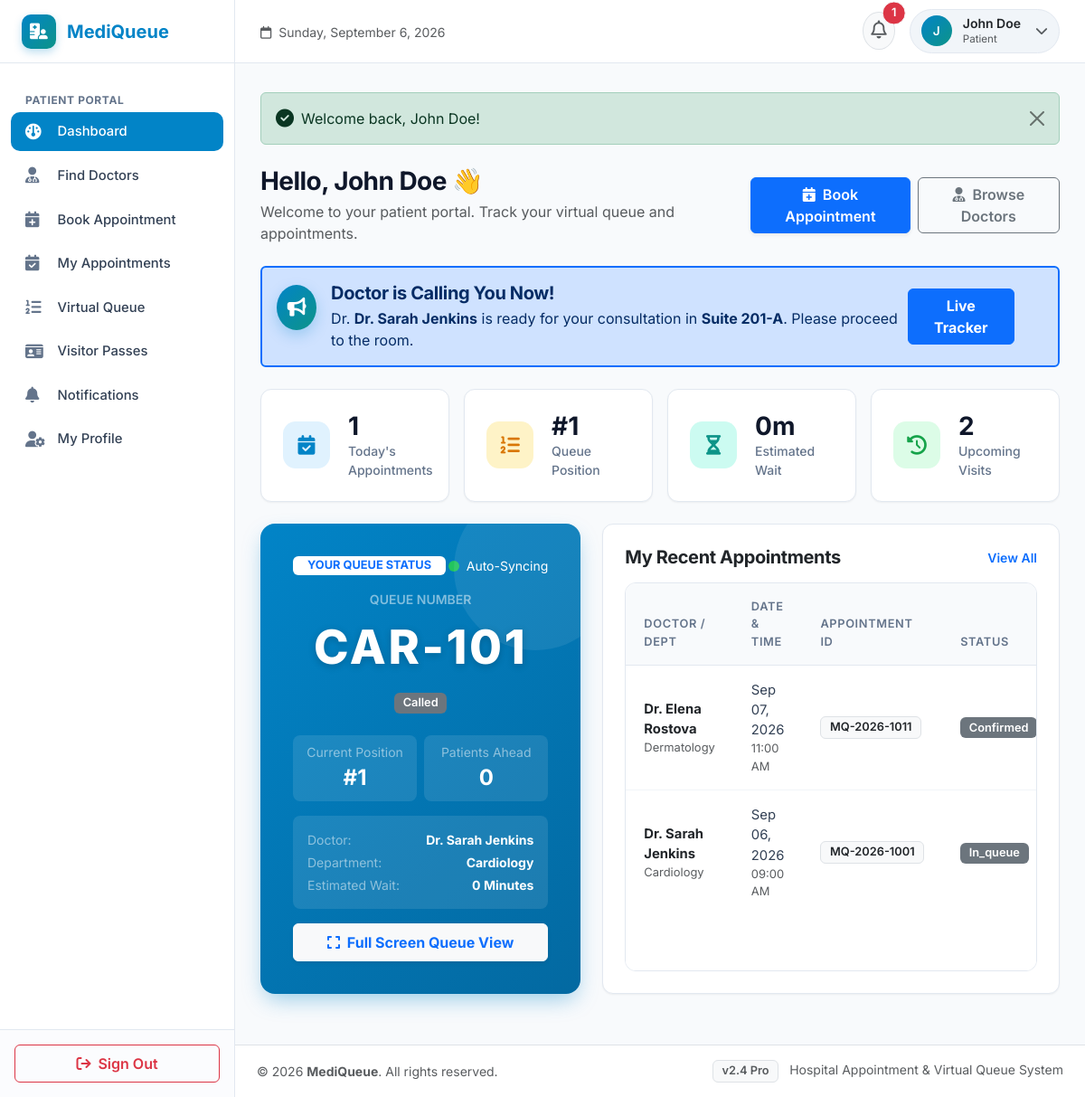
The page /patient/dashboard.php (signed in) on the database its author committed.
### tables this page shows
CREATE TABLE `queues` (
  `id` INT AUTO_INCREMENT PRIMARY KEY,
  `appointment_id` INT NOT NULL,
  `patient_id` INT NOT NULL,
  `doctor_id` INT NOT NULL,
  `queue_number` VARCHAR(50) NOT NULL,
  `queue_position` INT NOT NULL DEFAULT 1,
  `estimated_waiting_time` INT NOT NULL DEFAULT 15,
  `status` ENUM('waiting', 'called', 'in_consultation', 'completed', 'cancelled', 'no_show') DEFAULT 'waiting',
  `joined_at` TIMESTAMP DEFAULT CURRENT_TIMESTAMP,
  `called_at` TIMESTAMP NULL DEFAULT NULL,
  `completed_at` TIMESTAMP NULL DEFAULT NULL,
  CONSTRAINT `fk_queue_appointment` FOREIGN KEY (`appointment_id`) REFERENCES `appointments` (`id`) ON DELETE CASCADE,
  CONSTRAINT `fk_queue_patient` FOREIGN KEY (`patient_id`) REFERENCES `patients` (`id`) ON DELETE CASCADE,
  CONSTRAINT `fk_queue_doctor` FOREIGN KEY (`doctor_id`) REFERENCES `doctors` (`id`) ON DELETE CASCADE,
  INDEX `idx_queue_doc_status` (`doctor_id`, `status`)
);

CREATE TABLE `users` (
  `id` INT AUTO_INCREMENT PRIMARY KEY,
  `name` VARCHAR(150) NOT NULL,
  `email` VARCHAR(150) NOT NULL UNIQUE,
  `password` VARCHAR(255) NOT NULL,
  `role` ENUM('patient', 'doctor', 'admin') NOT NULL DEFAULT 'patient',
  `phone` VARCHAR(30) NULL,
  `status` ENUM('active', 'inactive') NOT NULL DEFAULT 'active',
  `avatar` VARCHAR(255) NULL,
  `created_at` TIMESTAMP DEFAULT CURRENT_TIMESTAMP
);

CREATE TABLE `doctors` (
  `id` INT AUTO_INCREMENT PRIMARY KEY,
  `user_id` INT NOT NULL,
  `department_id` INT NOT NULL,
  `specialization` VARCHAR(150) NOT NULL,
  `qualification` VARCHAR(150) NOT NULL,
  `experience_years` INT DEFAULT 5,
  `room_number` VARCHAR(50) DEFAULT 'Room 101',
  `consultation_fee` DECIMAL(10,2) DEFAULT 50.00,
  `status` ENUM('active', 'inactive') DEFAULT 'active',
  `created_at` TIMESTAMP DEFAULT CURRENT_TIMESTAMP,
  CONSTRAINT `fk_doctors_user` FOREIGN KEY (`user_id`) REFERENCES `users` (`id`) ON DELETE CASCADE,
  CONSTRAINT `fk_doctors_dept` FOREIGN KEY (`department_id`) REFERENCES `departments` (`id`) ON DELETE RESTRICT
);

CREATE TABLE `departments` (
  `id` INT AUTO_INCREMENT PRIMARY KEY,
  `department_name` VARCHAR(100) NOT NULL,
  `description` TEXT NULL,
  `icon` VARCHAR(50) DEFAULT 'fa-stethoscope',
  `created_at` TIMESTAMP DEFAULT CURRENT_TIMESTAMP
);

CREATE TABLE `appointments` (
  `id` INT AUTO_INCREMENT PRIMARY KEY,
  `patient_id` INT NOT NULL,
  `doctor_id` INT NOT NULL,
  `appointment_date` DATE NOT NULL,
  `appointment_time` TIME NOT NULL,
  `appointment_number` VARCHAR(50) NOT NULL UNIQUE,
  `status` ENUM('pending', 'confirmed', 'in_queue', 'completed', 'cancelled', 'no_show') DEFAULT 'confirmed',
  `reason` TEXT NULL,
  `created_at` TIMESTAMP DEFAULT CURRENT_TIMESTAMP,
  CONSTRAINT `fk_appoint_patient` FOREIGN KEY (`patient_id`) REFERENCES `patients` (`id`) ON DELETE CASCADE,
  CONSTRAINT `fk_appoint_doctor` FOREIGN KEY (`doctor_id`) REFERENCES `doctors` (`id`) ON DELETE CASCADE,
  INDEX `idx_doc_date_time` (`doctor_id`, `appointment_date`, `appointment_time`)
);

### patient/dashboard.php (the view, shortened to what this page needs)
<?php
require_once __DIR__ . '/../includes/auth.php';
require_once __DIR__ . '/../includes/functions.php';
$conn = get_db_connection();
$patientId = $_SESSION['role_specific_id'] ?? 0;
$todayAppStmt = $conn->prepare("
    SELECT a.*, d.room_number, d.consultation_fee, u.name as doctor_name, dept.department_name
    FROM appointments a
    JOIN doctors d ON a.doctor_id = d.id
    JOIN users u ON d.user_id = u.id
    JOIN departments dept ON d.department_id = dept.id
    WHERE a.patient_id = ?
      AND a.appointment_date = CURDATE()
      AND a.status NOT IN ('cancelled')
    ORDER BY a.appointment_time ASC
    LIMIT 1
");
$todayAppStmt->execute([$patientId]);
$todayAppointment = $todayAppStmt->fetch();
$activeQueue = null;
if ($todayAppointment) {
    $qStmt = $conn->prepare("
        SELECT q.*, d.room_number, u.name as doctor_name, dept.department_name
        FROM queues q
        JOIN doctors d ON q.doctor_id = d.id
        JOIN users u ON d.user_id = u.id
        JOIN departments dept ON d.department_id = dept.id
        WHERE q.appointment_id = ?
        LIMIT 1
    ");
    $qStmt->execute([$todayAppointment['id']]);
    $activeQueue = $qStmt->fetch();
    if ($activeQueue) {
        $activeQueue['queue_position'] = calculate_queue_position($conn, $activeQueue['doctor_id'], $activeQueue['id']);
        $activeQueue['patients_ahead'] = max(0, $activeQueue['queue_position'] - 1);
        $activeQueue['estimated_waiting_time'] = $activeQueue['status'] === 'waiting' ? ($activeQueue['patients_ahead'] * 15) : 0;
    }
}
$upcomingStmt = $conn->prepare("
    SELECT COUNT(*)
    FROM appointments
    WHERE patient_id = ?
      AND (appointment_date > CURDATE() OR (appointment_date = CURDATE() AND status IN ('pending', 'confirmed', 'in_queue')))
");
$upcomingStmt->execute([$patientId]);
$upcomingCount = (int)$upcomingStmt->fetchColumn();
$recentAppStmt = $conn->prepare("
    SELECT a.*, u.name as doctor_name, dept.department_name, d.room_number,
           q.id as queue_id, q.status as queue_status, q.queue_number
    FROM appointments a
    JOIN doctors d ON a.doctor_id = d.id
    JOIN users u ON d.user_id = u.id
    JOIN departments dept ON d.department_id = dept.id
    LEFT JOIN queues q ON a.id = q.appointment_id
    WHERE a.patient_id = ?
    ORDER BY a.appointment_date DESC, a.appointment_time DESC
    LIMIT 5
");
$recentAppStmt->execute([$patientId]);
$recentAppointments = $recentAppStmt->fetchAll();
include __DIR__ . '/../includes/header.php';
?>
<div class="d-flex flex-column flex-md-row justify-content-between align-items-md-center mb-4 gap-3">
    <div>
        <h3 class="fw-bold mb-1">Hello, <?= htmlspecialchars($_SESSION['user_name']) ?> 👋</h3>
        <p class="text-muted mb-0">Welcome to your patient portal. Track your virtual queue and appointments.</p>
    </div>
    <div class="d-flex gap-2">
        <a href="<?= BASE_URL ?>/patient/book_appointment.php" class="btn btn-primary fw-semibold shadow-sm">
            <i class="fa-solid fa-calendar-plus me-1"></i> Book Appointment
        </a>
        <a href="<?= BASE_URL ?>/patient/doctors.php" class="btn btn-outline-secondary fw-semibold">
            <i class="fa-solid fa-user-doctor me-1"></i> Browse Doctors
        </a>
    </div>
</div>
<?php if ($activeQueue && $activeQueue['status'] === 'called'): ?>
<div class="alert alert-primary alert-dismissible fade show d-flex align-items-center mb-4 border-2 border-primary" role="alert">
    <div class="step-circle bg-primary text-white me-3" style="width: 50px; height: 50px; font-size: 1.3rem;">
        <i class="fa-solid fa-bullhorn"></i>
    </div>
    <div class="flex-grow-1">
        <h5 class="alert-heading mb-1 fw-bold">Doctor is Calling You Now!</h5>
        <p class="mb-0">
            Dr. <strong><?= htmlspecialchars($activeQueue['doctor_name']) ?></strong> is ready for your consultation in
            <strong><?= htmlspecialchars($activeQueue['room_number'] ?: 'Suite 101') ?></strong>. Please proceed to the room.
        </p>
    </div>
    <a href="<?= BASE_URL ?>/patient/queue.php" class="btn btn-primary fw-bold px-3">Live Tracker</a>
</div>
<?php endif; ?>
<div class="row g-3 mb-4">
    <div class="col-sm-6 col-xl-3">
        <div class="mq-card mq-stat-card">
            <div class="mq-stat-icon primary">
                <i class="fa-solid fa-calendar-check"></i>
            </div>
            <div>
                <div class="mq-stat-number"><?= $todayAppointment ? '1' : '0' ?></div>
                <div class="mq-stat-label">Today's Appointments</div>
            </div>
        </div>
    </div>
    <div class="col-sm-6 col-xl-3">
        <div class="mq-card mq-stat-card">
            <div class="mq-stat-icon warning">
                <i class="fa-solid fa-list-ol"></i>
            </div>
            <div>
                <div class="mq-stat-number"><?= $activeQueue ? ('#' . $activeQueue['queue_position']) : '—' ?></div>
                <div class="mq-stat-label">Queue Position</div>
            </div>
        </div>
    </div>
    <div class="col-sm-6 col-xl-3">
        <div class="mq-card mq-stat-card">
            <div class="mq-stat-icon secondary">
                <i class="fa-solid fa-hourglass-half"></i>
            </div>
            <div>
                <div class="mq-stat-number"><?= $activeQueue ? ($activeQueue['estimated_waiting_time'] . 'm') : '—' ?></div>
                <div class="mq-stat-label">Estimated Wait</div>
            </div>
        </div>
    </div>
    <div class="col-sm-6 col-xl-3">
        <div class="mq-card mq-stat-card">
            <div class="mq-stat-icon success">
                <i class="fa-solid fa-clock-rotate-left"></i>
            </div>
            <div>
                <div class="mq-stat-number"><?= $upcomingCount ?></div>
                <div class="mq-stat-label">Upcoming Visits</div>
            </div>
        </div>
    </div>
</div>
<div class="row g-4 mb-4">
    <div class="col-lg-5">
        <?php if ($activeQueue): ?>
            <div class="queue-hero-card h-100 d-flex flex-column justify-content-between" id="patientLiveQueue" data-queue-id="<?= $activeQueue['id'] ?>" data-status="<?= $activeQueue['status'] ?>" data-base-url="<?= BASE_URL ?>">
                <div>
                    <div class="d-flex justify-content-between align-items-center mb-2">
                        <span class="badge bg-white text-primary fw-bold px-3 py-1">YOUR QUEUE STATUS</span>
                        <span class="d-flex align-items-center gap-2 small">
                            <span class="queue-pulse-dot"></span> Auto-Syncing
                        </span>
                    </div>
                    <div class="text-center my-3">
                        <div class="small text-white-50 text-uppercase fw-semibold mb-1">Queue Number</div>
                        <div class="queue-hero-number"><?= htmlspecialchars($activeQueue['queue_number']) ?></div>
                        <div class="mt-2" id="queueStatusBadgeDisplay">
                            <?= get_status_badge($activeQueue['status']) ?>
                        </div>
                    </div>
                    <div class="row g-2 text-center my-3">
                        <div class="col-6">
                            <div class="p-2 rounded-3 bg-white bg-opacity-10">
                                <span class="small text-white-50 d-block">Current Position</span>
                                <strong class="fs-4 text-white" id="queuePositionDisplay">#<?= $activeQueue['queue_position'] ?></strong>
                            </div>
                        </div>
                        <div class="col-6">
                            <div class="p-2 rounded-3 bg-white bg-opacity-10">
                                <span class="small text-white-50 d-block">Patients Ahead</span>
                                <strong class="fs-4 text-white" id="patientsAheadDisplay"><?= $activeQueue['patients_ahead'] ?></strong>
                            </div>
                        </div>
                    </div>
                    <div class="p-3 rounded-3 bg-white bg-opacity-10 small text-white-50 mb-3">
                        <div class="d-flex justify-content-between mb-1">
                            <span>Doctor:</span>
                            <strong class="text-white"><?= htmlspecialchars($activeQueue['doctor_name']) ?></strong>
                        </div>
                        <div class="d-flex justify-content-between mb-1">
                            <span>Department:</span>
                            <strong class="text-white"><?= htmlspecialchars($activeQueue['department_name']) ?></strong>
                        </div>
                        <div class="d-flex justify-content-between">
                            <span>Estimated Wait:</span>
                            <strong class="text-white" id="estimatedWaitDisplay"><?= $activeQueue['estimated_waiting_time'] ?> Minutes</strong>
                        </div>
                    </div>
                </div>
                <a href="<?= BASE_URL ?>/patient/queue.php" class="btn btn-light w-100 fw-bold py-2 text-primary shadow-sm">
                    <i class="fa-solid fa-expand me-1"></i> Full Screen Queue View
                </a>
            </div>
        <?php endif; ?>
    </div>
    <div class="col-lg-7">
        <div class="mq-card h-100 d-flex flex-column">
            <div class="d-flex justify-content-between align-items-center mb-3">
                <h5 class="fw-bold text-dark mb-0">My Recent Appointments</h5>
                <a href="<?= BASE_URL ?>/patient/appointments.php" class="small fw-semibold text-primary">View All</a>
            </div>
            <div class="mq-table-responsive flex-grow-1">
                <table class="table mq-table">
                    <thead>
                        <tr>
                            <th>Doctor / Dept</th>
                            <th>Date & Time</th>
                            <th>Appointment ID</th>
                            <th>Status</th>
                        </tr>
                    </thead>
                    <tbody>
                        <?php if (empty($recentAppointments)): ?>
                            <tr>
                                <td colspan="5" class="text-center py-4 text-muted small">
                                    <i class="fa-regular fa-calendar-xmark fa-2x mb-2 d-block text-muted"></i>
                                    No appointment records found.
                                </td>
                            </tr>
                        <?php else: ?>
                            <?php foreach ($recentAppointments as $app): ?>
                                <tr>
                                    <td>
                                        <div class="fw-bold text-dark"><?= htmlspecialchars($app['doctor_name']) ?></div>
                                        <div class="text-muted small"><?= htmlspecialchars($app['department_name']) ?></div>
                                    </td>
                                    <td>
                                        <div><?= format_date($app['appointment_date']) ?></div>
                                        <div class="text-muted small"><?= format_time($app['appointment_time']) ?></div>
                                    </td>
                                    <td>
                                        <span class="badge bg-light text-dark border"><?= htmlspecialchars($app['appointment_number']) ?></span>
                                    </td>
                                    <td>
                                        <?= get_status_badge($app['status']) ?>
                                    </td>
                                </tr>
                            <?php endforeach; ?>
                        <?php endif; ?>
                    </tbody>
                </table>
            </div>
        </div>
    </div>
</div>
<?php include __DIR__ . '/../includes/footer.php'; ?>

### includes/functions.php (shortened to what this page needs)
<?php
function format_date($dateStr) {
    $timestamp = strtotime($dateStr);
    return date('M d, Y', $timestamp);
}
function format_time($timeStr) {
    $timestamp = strtotime($timeStr);
    return date('h:i A', $timestamp);
}
function get_status_badge($status) {
    $status = strtolower(trim((string)$status));
    return $badges[$status] ?? '<span class="badge bg-secondary">' . htmlspecialchars(ucfirst($status)) . '</span>';
}
function calculate_queue_position($pdo, $doctor_id, $queue_id) {
    $stmt = $pdo->prepare("
        SELECT COUNT(*) as patients_ahead
        FROM queues
        WHERE doctor_id = ?
          AND status IN ('waiting', 'called', 'in_consultation')
          AND id < ?
          AND DATE(joined_at) = CURDATE()
    ");
    $stmt->execute([$doctor_id, $queue_id]);
    $ahead = (int)($stmt->fetch()['patients_ahead'] ?? 0);
    return $ahead + 1;
}

### rows shown on the page
queues: users.name "Dr. Sarah Jenkins", doctor.room_number "Suite 201-A", queue_position "1", estimated_waiting_time "0", queue_number "CAR-101", status "Called", departments.department_name "Cardiology"
appointments: users.name "Dr. Elena Rostova", departments.department_name "Dermatology", appointment_date "Sep 07, 2026", appointment_time "11:00 AM", appointment_number "MQ-2026-1011", status "Confirmed"
appointments: users.name "Dr. Sarah Jenkins", departments.department_name "Cardiology", appointment_date "Sep 06, 2026", appointment_time "09:00 AM", appointment_number "MQ-2026-1001", status "In_queue"

### other values the page prints
APP_NAME "MediQueue"
$unreadNotifsCount "1"
substr($currentUser['name'] ?? 'U', 0, 1) "J"
$currentUser['name'] "John Doe"
$currentUser['role'] "Patient"
$flash['message'] "Welcome back, John Doe!"
$_SESSION['user_name'] "John Doe"
$upcomingCount "2"
